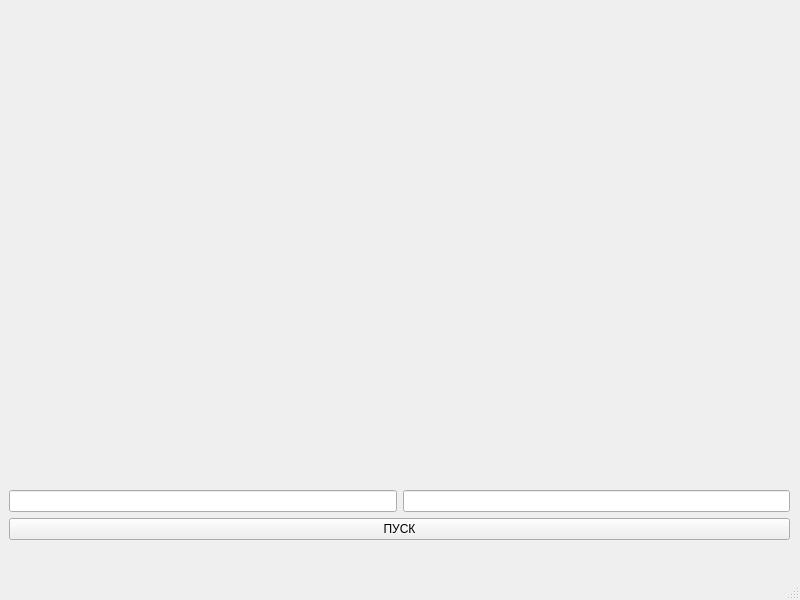
<?xml version="1.0" encoding="UTF-8"?>
<ui version="4.0">
 <class>MainWindow</class>
 <widget class="QMainWindow" name="MainWindow">
  <property name="geometry">
   <rect>
    <x>0</x>
    <y>0</y>
    <width>800</width>
    <height>600</height>
   </rect>
  </property>
  <property name="windowTitle">
   <string>MainWindow</string>
  </property>
  <widget class="QWidget" name="centralwidget">
   <widget class="QWidget" name="verticalLayoutWidget">
    <property name="geometry">
     <rect>
      <x>9</x>
      <y>9</y>
      <width>781</width>
      <height>531</height>
     </rect>
    </property>
    <layout class="QVBoxLayout" name="verticalLayout">
     <property name="sizeConstraint">
      <enum>QLayout::SizeConstraint::SetMaximumSize</enum>
     </property>
     <item>
      <widget class="QLabel" name="label">
       <property name="sizePolicy">
        <sizepolicy hsizetype="Preferred" vsizetype="MinimumExpanding">
         <horstretch>0</horstretch>
         <verstretch>0</verstretch>
        </sizepolicy>
       </property>
       <property name="text">
        <string/>
       </property>
      </widget>
     </item>
     <item>
      <layout class="QHBoxLayout" name="horizontalLayout">
       <item>
        <widget class="QLineEdit" name="lineEdit">
         <property name="sizePolicy">
          <sizepolicy hsizetype="Preferred" vsizetype="Minimum">
           <horstretch>0</horstretch>
           <verstretch>0</verstretch>
          </sizepolicy>
         </property>
         <property name="inputMethodHints">
          <set>Qt::InputMethodHint::ImhDigitsOnly|Qt::InputMethodHint::ImhHiddenText</set>
         </property>
         <property name="text">
          <string/>
         </property>
         <property name="frame">
          <bool>true</bool>
         </property>
         <property name="readOnly">
          <bool>false</bool>
         </property>
         <property name="cursorMoveStyle">
          <enum>Qt::CursorMoveStyle::LogicalMoveStyle</enum>
         </property>
         <property name="clearButtonEnabled">
          <bool>false</bool>
         </property>
        </widget>
       </item>
       <item>
        <widget class="QLineEdit" name="lineEdit_2">
         <property name="sizePolicy">
          <sizepolicy hsizetype="Preferred" vsizetype="Minimum">
           <horstretch>0</horstretch>
           <verstretch>0</verstretch>
          </sizepolicy>
         </property>
         <property name="inputMethodHints">
          <set>Qt::InputMethodHint::ImhDigitsOnly|Qt::InputMethodHint::ImhHiddenText</set>
         </property>
        </widget>
       </item>
      </layout>
     </item>
     <item>
      <widget class="QPushButton" name="pushButton">
       <property name="text">
        <string>ПУСК</string>
       </property>
      </widget>
     </item>
    </layout>
   </widget>
  </widget>
  <widget class="QMenuBar" name="menubar">
   <property name="geometry">
    <rect>
     <x>0</x>
     <y>0</y>
     <width>800</width>
     <height>25</height>
    </rect>
   </property>
  </widget>
  <widget class="QStatusBar" name="statusbar"/>
 </widget>
 <resources/>
 <connections/>
</ui>
